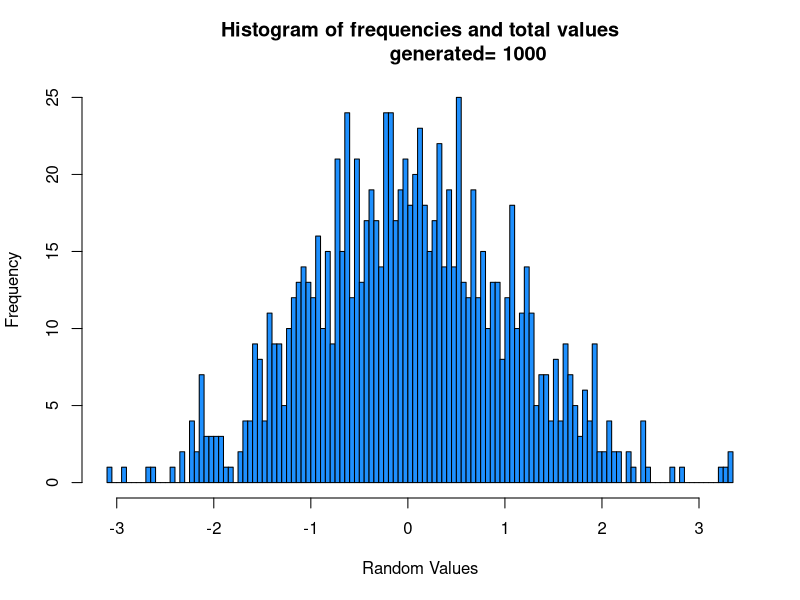

Here is the R script that generated this plot:
func_rand <- function(val, m){
	return(val/m);
}

func_val <- function(val, a, b, m){
	next_val <- ((a * val) + b) %% m;
	return(next_val);
}

func_f <- function(val){
	ans = exp(-0.5*((abs(val)-1)**2));
	return(ans);
}

func <- function(initial, a, b, m, end, initial_2){
	count<-0;
	total<-0;
	arr<-array(end+2);
	
	val <- func_val(initial, a, b, m);
	random <- func_rand(val, m);
	val_2 <- func_val(initial_2, a, b, m);
	random_2 <- func_rand(val_2, m);

	while(count<=end){
		if(random<=0.5){
			y = log(2*random);
		}
		else{
			y = -log(2-(2*random));
		}
		
		if(random_2<=func_f(y)){
			count = count+1;
			arr[count] = y;
		}
		
		val <- func_val(val, a, b, m);
		random <- func_rand(val, m);

		val_2 <- func_val(val_2, a, b, m);
		random_2 <- func_rand(val_2, m);
		total=total+1;
	}

	max<-0;
	min<-1;
	sum<-0;
	for(i in 1:end){
		cat(sprintf("arr[%g]\t%g\n", i, arr[i]));
		
		if(arr[i]>max){
			max = arr[i];
		}

		if(arr[i]<min){
			min = arr[i];
		}
		sum = sum + arr[i];
	}
	mean = sum/end;
	cat(sprintf("min = %g\nmax = %g\nmean = %g\nVariance = %g\nPractical Acceptance Probability = %g\n", min, max, mean, var(arr), 1000/total));
	theory_probab = 1/sqrt(2*exp(1)/pi);
	cat(sprintf("Theoritical Acceptance Probability = %g\n", theory_probab));

	hist(arr, 100,freq = TRUE, include.lowest = TRUE, right = TRUE, density = NULL,
		angle = 45, col = '#1E90FF', border = NULL,
		main = paste("Histogram of frequencies and total values
		generated=",end), xlab = "Random Values" ,
		axes = TRUE, plot = TRUE, labels = FALSE);

	dev.copy(jpeg,'img.jpg');
	dev.off();	
}	

init_value <- 3452;
init_value_2 <- 5691;
bound <- 1000;

func(init_value, 16807, 0, 2**31-1, bound, init_value_2);

